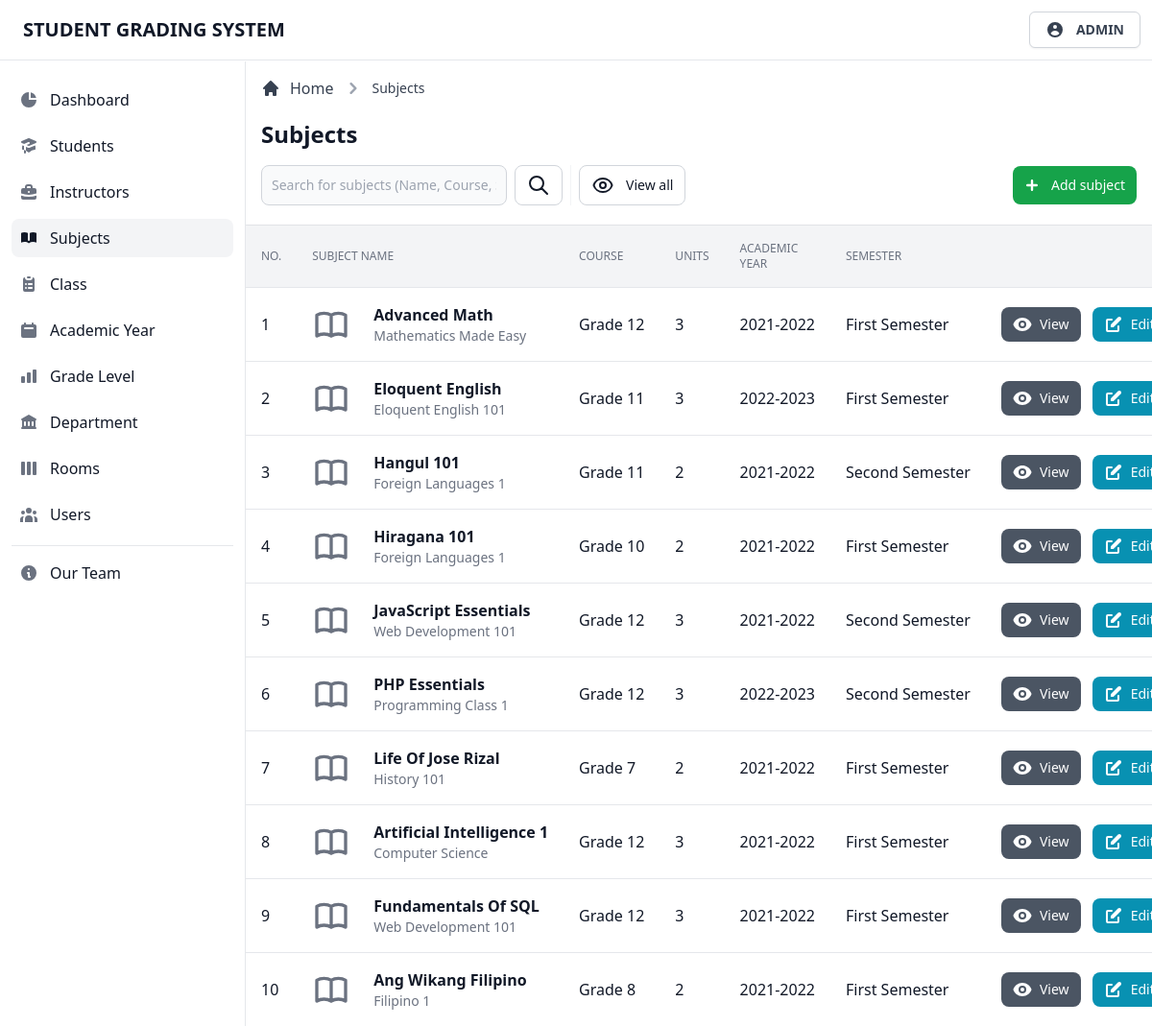
Before: /admin/view/subjects.php (signed in) with the older database file.
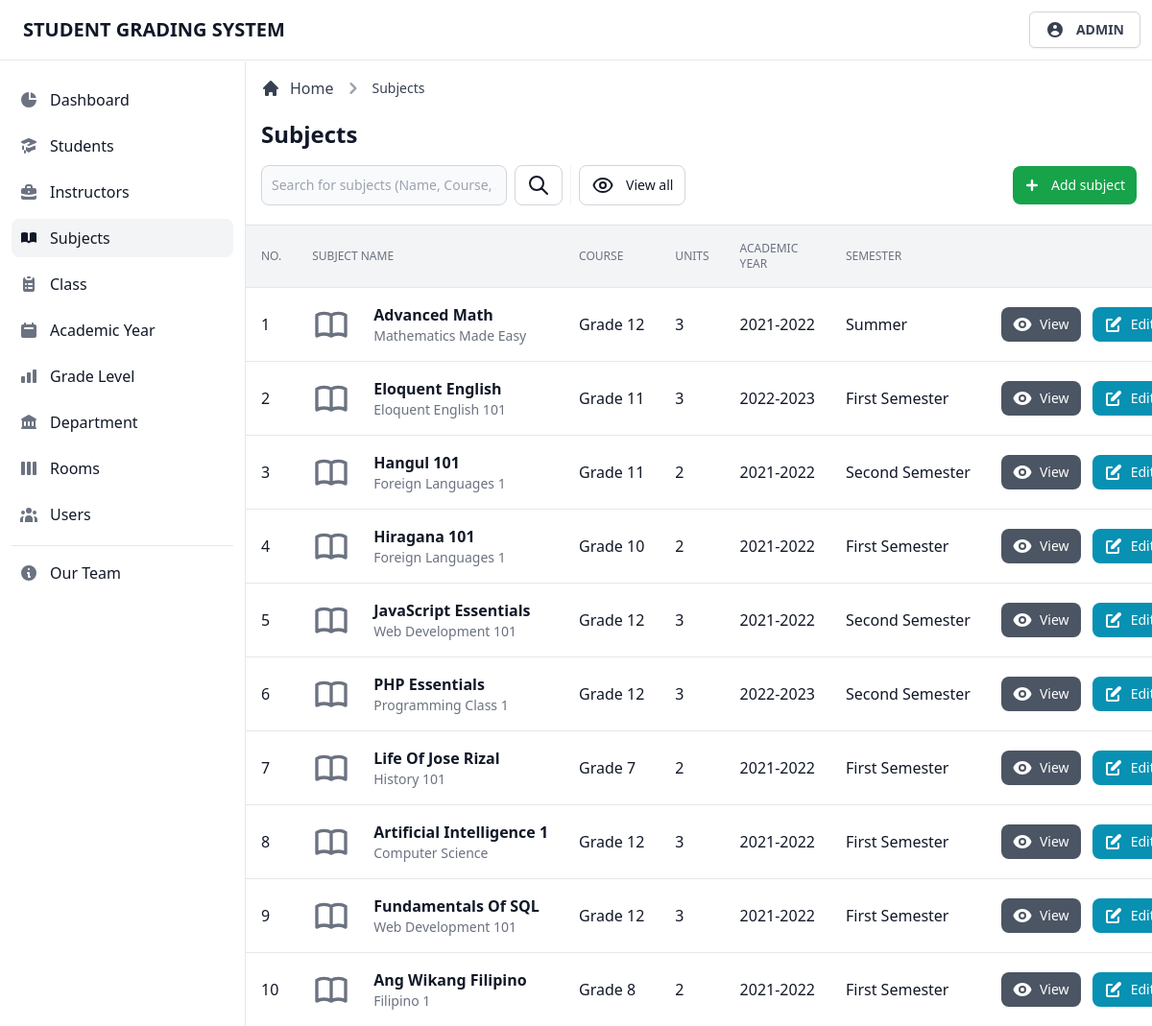
After: the same page with the newer database file.
### tables this page shows
CREATE TABLE `tblsubjects` (
  `subj_id` int(11) NOT NULL,
  `subj_code` int(11) NOT NULL,
  `subj_name` varchar(255) NOT NULL,
  `subj_desc` varchar(255) DEFAULT NULL,
  `subj_level` varchar(255) NOT NULL,
  `subj_unit` int(11) NOT NULL,
  `subj_ay` varchar(255) NOT NULL,
  `subj_sem` varchar(255) NOT NULL
);

### admin/database/database.classes.php (called while the page is built)
<?php
class Dbh
{
  private $hostname = 'localhost';
  private $username = 'root';
  private $password = '';
  private $dbname = 'dbgradingsystem';
  public function connect()
  {
    try {
      $dbh = new PDO('mysql:host=' . $this->hostname . ';dbname=' . $this->dbname, $this->username, $this->password);
      return $dbh;
    } catch (PDOException $e) {
      print "Error!: " . $e->getMessage() . "<br>";
      die();
    }
  }
}

### admin/classes/display-data.classes.php (called while the page is built, shortened)
<?php
class DisplaySubjects extends Dbh
{
  protected function getData()
  {
    $sql = 'SELECT * FROM tblsubjects;';
    $stmt = $this->connect()->query($sql);
    $result = 0;
    while ($row = $stmt->fetchAll(PDO::FETCH_ASSOC)) {
      $result = $row;
    }
    return $result;
  }
}

### admin/controller/display-data.contr.php (called while the page is built, shortened)
<?php
class DisplaySubjectsContr extends DisplaySubjects
{
  public function fetchData()
  {
    $result = $this->getData();
    return $result;
  }
}

### admin/page/subjects/subjects-table.php (the view, shortened to what this page needs)
<div class="flex flex-col min-w-full overflow-hidden overflow-x-auto align-middle shadow">
  <table class="min-w-full divide-y divide-gray-200 table-fixed">
    <thead class="bg-gray-100">
      <tr>
        <th scope="col" class="th">
          No.
        </th>
        <th scope="col" class="th">
          Subject Name
        </th>
        <th scope="col" class="th">
          Course
        </th>
        <th scope="col" class="th">
          Units
        </th>
        <th scope="col" class="th">
          Academic Year
        </th>
        <th scope="col" class="th">
          Semester
        </th>
        <th scope="col" class="th">
        </th>
      </tr>
    </thead>
    <tbody class="bg-white divide-y divide-gray-200 ">
      <?php foreach ($result as $data) : ?>
        <tr class="hover:bg-gray-100 group">
          <td class="td">
            <div class="flex items-center">
              <?= $data['subj_id']; ?>
            </div>
          </td>
          <td class="td-title">
            <div class="text-sm font-normal text-gray-500">
              <div class="text-base font-semibold text-gray-900 capitalize">
                <?= $data['subj_name']; ?>
              </div>
              <div class="text-sm font-normal text-gray-500">
                <?= $data['subj_desc']; ?>
              </div>
            </div>
          </td>
          <td class="td">
            <div class="flex items-center capitalize">
              <?= $data['subj_level']; ?>
            </div>
          </td>
          <td class="td">
            <div class="flex items-center capitalize">
              <?= $data['subj_unit']; ?>
            </div>
          </td>
          <td class="td">
            <div class="flex items-center capitalize">
              <?= $data['subj_ay']; ?>
            </div>
          </td>
          <td class="td">
            <div class="flex items-center capitalize">
              <?= $data['subj_sem']; ?>
            </div>
          </td>
          <td class="p-4 space-x-2 text-right whitespace-nowrap">
            <button type="button" data-view-button data-name="<?= $data['subj_name']; ?>" data-code="<?= $data['subj_code']; ?>" data-desc="<?= $data['subj_desc']; ?>" data-level="<?= $data['subj_level']; ?>" data-unit="<?= $data['subj_unit']; ?>" data-ay="<?= $data['subj_ay']; ?>" data-sem="<?= $data['subj_sem']; ?>" class="btn-gray">
              View
            </button>
            <button type="button" data-edit-button data-id="<?= $data['subj_id']; ?>" data-name="<?= $data['subj_name']; ?>" data-code="<?= $data['subj_code']; ?>" data-desc="<?= $data['subj_desc']; ?>" data-level="<?= $data['subj_level']; ?>" data-unit="<?= $data['subj_unit']; ?>" data-ay="<?= $data['subj_ay']; ?>" data-sem="<?= $data['subj_sem']; ?>" class="btn-cyan">
              Edit
            </button>
          </td>
        </tr>
      <?php endforeach; ?>
    </tbody>
  </table>
</div>

Changed rows visible on the page:
changed tblsubjects "Advanced Math": subj_sem "First Semester" → "Summer"
